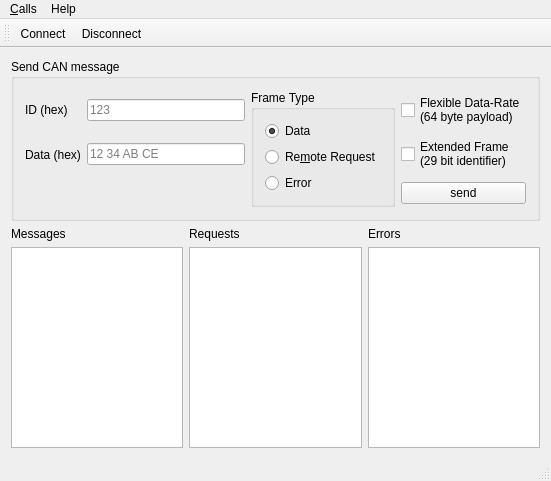
<?xml version="1.0" encoding="UTF-8"?>
<ui version="4.0">
 <class>MainWindow</class>
 <widget class="QMainWindow" name="MainWindow">
  <property name="geometry">
   <rect>
    <x>0</x>
    <y>0</y>
    <width>551</width>
    <height>481</height>
   </rect>
  </property>
  <property name="windowTitle">
   <string>CAN Example</string>
  </property>
  <widget class="QWidget" name="centralWidget">
   <layout class="QGridLayout" name="gridLayout_3">
    <item row="0" column="0">
     <widget class="QGroupBox" name="sendMessagesBox">
      <property name="title">
       <string>Send CAN message</string>
      </property>
      <layout class="QHBoxLayout" name="horizontalLayout">
       <item>
        <layout class="QGridLayout" name="gridLayout">
         <item row="0" column="0">
          <widget class="QLabel" name="label">
           <property name="text">
            <string>ID (hex)</string>
           </property>
          </widget>
         </item>
         <item row="0" column="1">
          <widget class="QLineEdit" name="idEdit">
           <property name="placeholderText">
            <string>123</string>
           </property>
          </widget>
         </item>
         <item row="0" column="2" rowspan="3">
          <widget class="QGroupBox" name="groupBox">
           <property name="title">
            <string>Frame Type</string>
           </property>
           <property name="checkable">
            <bool>false</bool>
           </property>
           <layout class="QVBoxLayout" name="verticalLayout">
            <item>
             <widget class="QRadioButton" name="dataFrame">
              <property name="text">
               <string>Data</string>
              </property>
              <property name="checked">
               <bool>true</bool>
              </property>
             </widget>
            </item>
            <item>
             <widget class="QRadioButton" name="remoteFrame">
              <property name="text">
               <string>Re&amp;mote Request</string>
              </property>
             </widget>
            </item>
            <item>
             <widget class="QRadioButton" name="errorFrame">
              <property name="text">
               <string>Error</string>
              </property>
             </widget>
            </item>
           </layout>
          </widget>
         </item>
         <item row="0" column="3">
          <widget class="QCheckBox" name="fdBox">
           <property name="text">
            <string>Flexible Data-Rate
(64 byte payload)</string>
           </property>
          </widget>
         </item>
         <item row="1" column="3">
          <widget class="QCheckBox" name="effBox">
           <property name="toolTip">
            <string>Allow extended frames with 29 bit identifier.
Otherwise, the standard format with 11 bit idenfier is used.</string>
           </property>
           <property name="text">
            <string>Extended Frame
(29 bit identifier)</string>
           </property>
          </widget>
         </item>
         <item row="2" column="3">
          <widget class="QPushButton" name="sendButton">
           <property name="text">
            <string>send</string>
           </property>
          </widget>
         </item>
         <item row="1" column="1">
          <widget class="QLineEdit" name="lineEdit">
           <property name="placeholderText">
            <string>12 34 AB CE</string>
           </property>
          </widget>
         </item>
         <item row="1" column="0">
          <widget class="QLabel" name="label_2">
           <property name="text">
            <string>Data (hex)</string>
           </property>
          </widget>
         </item>
        </layout>
       </item>
      </layout>
     </widget>
    </item>
    <item row="1" column="0">
     <layout class="QGridLayout" name="gridLayout_2">
      <item row="0" column="0">
       <widget class="QLabel" name="label_4">
        <property name="text">
         <string>Messages</string>
        </property>
       </widget>
      </item>
      <item row="0" column="1">
       <widget class="QLabel" name="label_5">
        <property name="text">
         <string>Requests</string>
        </property>
       </widget>
      </item>
      <item row="0" column="2">
       <widget class="QLabel" name="label_6">
        <property name="text">
         <string>Errors</string>
        </property>
       </widget>
      </item>
      <item row="1" column="0">
       <widget class="QListWidget" name="receiveList"/>
      </item>
      <item row="1" column="1">
       <widget class="QListWidget" name="requestList"/>
      </item>
      <item row="1" column="2">
       <widget class="QListWidget" name="errorList"/>
      </item>
     </layout>
    </item>
   </layout>
  </widget>
  <widget class="QMenuBar" name="menuBar">
   <property name="geometry">
    <rect>
     <x>0</x>
     <y>0</y>
     <width>551</width>
     <height>25</height>
    </rect>
   </property>
   <widget class="QMenu" name="menuCalls">
    <property name="title">
     <string>&amp;Calls</string>
    </property>
    <addaction name="actionConnect"/>
    <addaction name="actionDisconnect"/>
    <addaction name="separator"/>
    <addaction name="actionQuit"/>
   </widget>
   <widget class="QMenu" name="menuHelp">
    <property name="title">
     <string>Help</string>
    </property>
    <addaction name="actionAboutQt"/>
   </widget>
   <addaction name="menuCalls"/>
   <addaction name="menuHelp"/>
  </widget>
  <widget class="QToolBar" name="mainToolBar">
   <attribute name="toolBarArea">
    <enum>TopToolBarArea</enum>
   </attribute>
   <attribute name="toolBarBreak">
    <bool>false</bool>
   </attribute>
   <addaction name="actionConnect"/>
   <addaction name="actionDisconnect"/>
  </widget>
  <widget class="QStatusBar" name="statusBar"/>
  <action name="actionConnect">
   <property name="icon">
    <iconset resource="can.qrc">
     <normaloff>:/images/connect.png</normaloff>:/images/connect.png</iconset>
   </property>
   <property name="text">
    <string>&amp;Connect</string>
   </property>
  </action>
  <action name="actionDisconnect">
   <property name="icon">
    <iconset resource="can.qrc">
     <normaloff>:/images/disconnect.png</normaloff>:/images/disconnect.png</iconset>
   </property>
   <property name="text">
    <string>&amp;Disconnect</string>
   </property>
  </action>
  <action name="actionQuit">
   <property name="icon">
    <iconset resource="can.qrc">
     <normaloff>:/images/application-exit.png</normaloff>:/images/application-exit.png</iconset>
   </property>
   <property name="text">
    <string>&amp;Quit</string>
   </property>
  </action>
  <action name="actionAboutQt">
   <property name="text">
    <string>&amp;About Qt</string>
   </property>
  </action>
 </widget>
 <layoutdefault spacing="6" margin="11"/>
 <resources>
  <include location="can.qrc"/>
 </resources>
 <connections/>
</ui>
